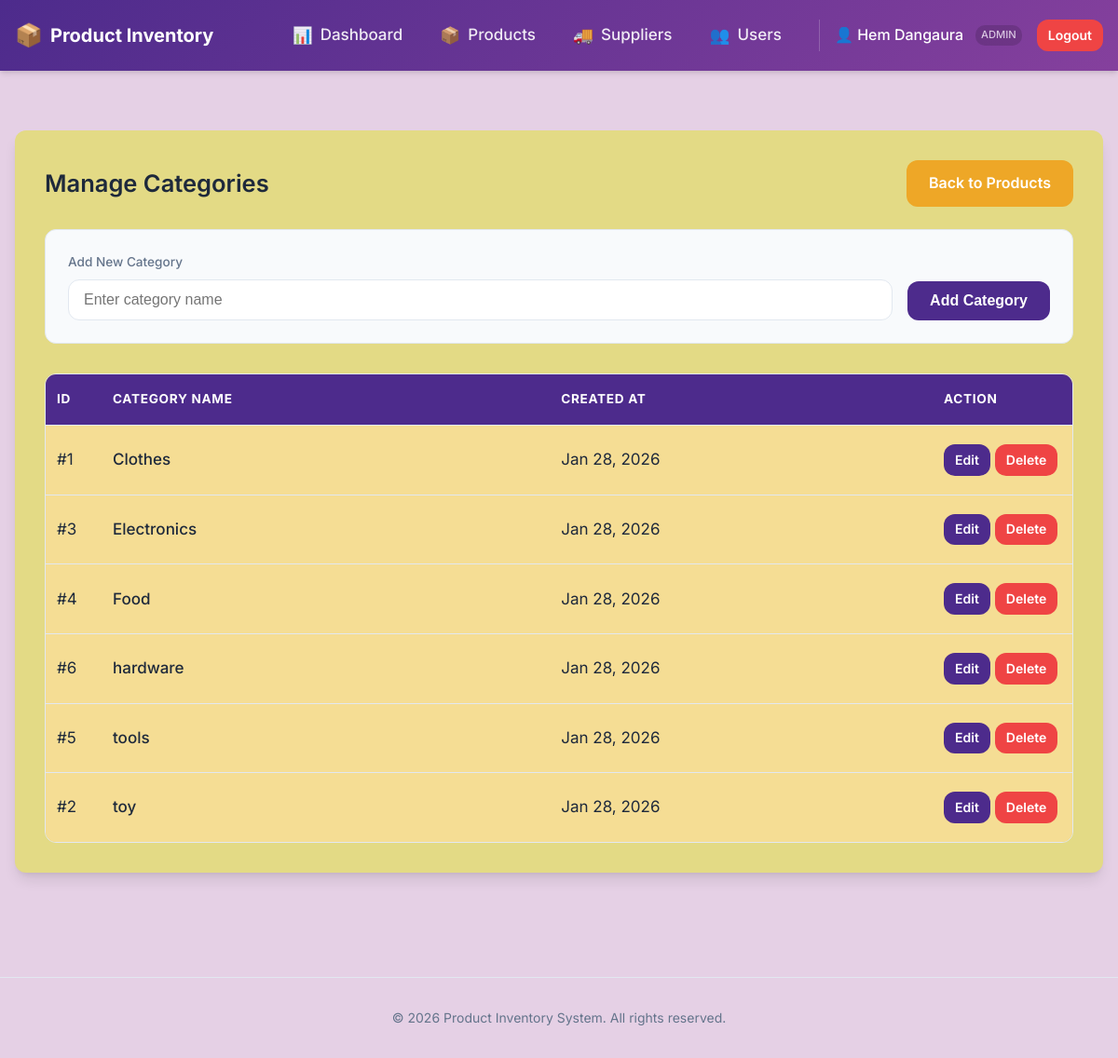
Screenshot of /product_inventory/public/categories.php (signed in) with the database file from the repository.
### tables this page shows
CREATE TABLE `categories` (
  `id` int(11) NOT NULL,
  `name` varchar(100) NOT NULL,
  `created_at` timestamp NOT NULL DEFAULT current_timestamp()
);

### product_inventory/public/categories.php (the view, shortened to what this page needs)
<?php
include '../includes/header.php';
require '../config/db.php';
$edit_id = $_GET['edit'] ?? null;
$edit_name = '';
$stmt = $conn->query("SELECT * FROM categories ORDER BY name ASC");
$categories = $stmt->fetchAll(PDO::FETCH_ASSOC);
?>
<div class="card">
    <div style="display: flex; justify-content: space-between; align-items: center; margin-bottom: 1.5rem">
        <h2 style="margin: 0">Manage Categories</h2>
        <a href="products.php" class="btn btn-secondary">Back to Products</a>
    </div>
    <form method="POST"
        style="margin-bottom: 2rem; display: flex; gap: 1rem; background: #f8fafc; padding: 1.5rem; border-radius: 12px; border: 1px solid #e2e8f0;">
        <div class="form-group" style="flex: 1; margin: 0;">
            <label style="font-size: 0.85rem; color: var(--text-muted); margin-bottom: 0.5rem; display: block;">
                <?= $edit_id ? 'Editing Category' : 'Add New Category' ?>
            </label>
            <input type="text" name="name" value="<?= htmlspecialchars($edit_name) ?>" placeholder="Enter category name"
                required style="width: 100%">
        </div>
        <div style="display: flex; align-items: flex-end; gap: 0.5rem;">
            <button type="submit" class="btn btn-primary"><?= $edit_id ? 'Update' : 'Add' ?> Category</button>
        </div>
    </form>
    <div class="table-wrapper">
        <table>
            <thead>
                <tr>
                    <th style="width: 60px">ID</th>
                    <th>Category Name</th>
                    <th>Created At</th>
                    <th style="width: 150px">Action</th>
                </tr>
            </thead>
            <tbody>
                <?php foreach ($categories as $c): ?>
                    <tr>
                        <td>#<?= $c['id'] ?></td>
                        <td style="font-weight: 500"><?= htmlspecialchars($c['name']) ?></td>
                        <td><?= date('M d, Y', strtotime($c['created_at'])) ?></td>
                        <td>
                            <div style="display: flex; gap: 5px;">
                                <a href="categories.php?edit=<?= $c['id'] ?>" class="btn btn-sm btn-primary">Edit</a>
                                <a href="categories.php?delete=<?= $c['id'] ?>" class="btn btn-sm btn-danger"
                                    onclick="return confirm('Delete category?')">Delete</a>
                            </div>
                        </td>
                    </tr>
                <?php endforeach; ?>
            </tbody>
        </table>
    </div>
</div>
<?php include '../includes/footer.php'; ?>

### product_inventory/assets/css/style.css (style rules this page uses)
:root { --primary-color: #4D2B8C; --primary-hover: #85409D; --secondary-color: #EEA727; --background-bg: #e5d0e5; --card-bg: #e3da85; --text-color: #1e293b; --text-muted: #64748b; --border-color: #e2e8f0; --danger-color: #ef4444; --danger-hover: #dc2626; --success-color: #10b981; --shadow-sm: 0 1px 2px 0 rgb(0 0 0 / 0.05); --shadow-md: 0 10px 15px -3px rgb(0 0 0 / 0.1), 0 4px 6px -4px rgb(0 0 0 / 0.1); --radius: 0.75rem; }
*, *::before, *::after { box-sizing: border-box; }
body { font-family: 'Inter', system-ui, -apple-system, sans-serif; background-color: var(--background-bg); color: var(--text-color); margin: 0; line-height: 1.6; font-size: 17px; }
h1, h2, h3, h4, h5, h6 { margin-top: 0; font-weight: 600; color: var(--text-color); }
a { color: var(--primary-color); text-decoration: none; transition: color 0.2s; }
.card { background: var(--card-bg); border-radius: var(--radius); padding: 2rem; box-shadow: var(--shadow-md); margin-bottom: 2rem; }
.form-group { margin-bottom: 1.5rem; }
label { display: block; margin-bottom: 0.5rem; font-weight: 500; color: var(--text-color); }
input[type="text"], input[type="number"], input[type="password"], input[type="email"], textarea, select { width: 100%; padding: 0.75rem 1rem; border: 1px solid var(--border-color); border-radius: var(--radius); font-size: 1rem; background-color: #fff; transition: border-color 0.2s, box-shadow 0.2s; }
.btn { display: inline-block; padding: 0.75rem 1.5rem; border-radius: var(--radius); font-weight: 600; cursor: pointer; text-align: center; border: none; transition: all 0.2s ease; font-size: 1rem; }
.btn-primary { background-color: var(--primary-color); color: white; }
.btn-danger { background-color: var(--danger-color); color: white; }
.btn-sm { padding: 0.35rem 0.75rem; font-size: 0.875rem; }
.btn-secondary { background-color: var(--secondary-color); color: white; }
.table-wrapper { overflow-x: auto; border-radius: var(--radius); border: 1px solid var(--border-color); }
table { width: 100%; border-collapse: collapse; background: rgb(245, 221, 148); table-layout: auto; }
th { text-align: left; padding: 1rem 0.75rem; background-color: #4D2B8C; font-weight: 700; color: white; font-size: 0.85rem; text-transform: uppercase; letter-spacing: 0.05em; border-bottom: 1px solid var(--border-color); }
td { padding: 1.25rem 0.75rem; border-bottom: 1px solid var(--border-color); color: var(--text-color); vertical-align: middle; word-break: break-word; }
tr:last-child td { border-bottom: none; }

### rows the page displays
categories: id "1", name "Clothes", created_at "Jan 28, 2026"
categories: id "3", name "Electronics", created_at "Jan 28, 2026"
categories: id "4", name "Food", created_at "Jan 28, 2026"
categories: id "6", name "hardware", created_at "Jan 28, 2026"
categories: id "5", name "tools", created_at "Jan 28, 2026"
categories: id "2", name "toy", created_at "Jan 28, 2026"

### other values shown
$_SESSION['username'] "Hem Dangaura"
$_SESSION['role'] "ADMIN"
